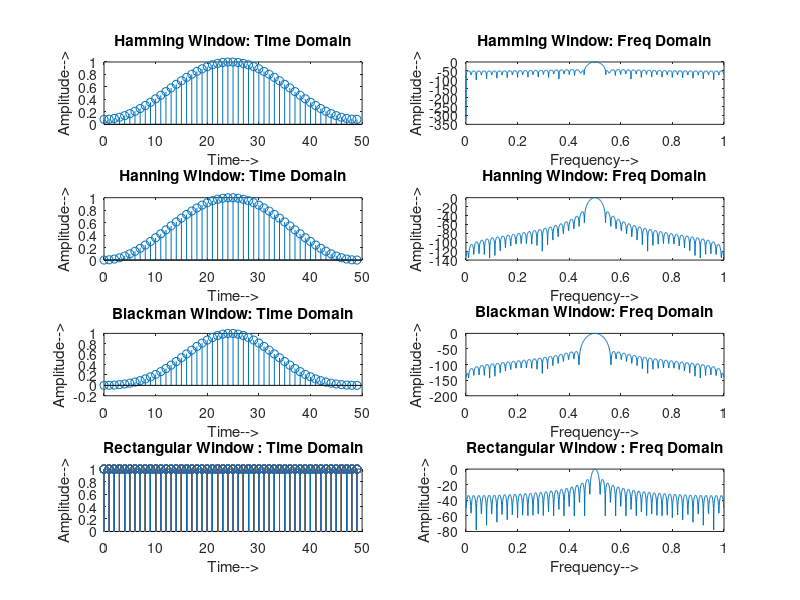

Recreate this plot in MATLAB.
clc;
clear all;
M= 50;
n=0:49;
N=1024;
hm= 0.54-0.46*cos(2*pi*n./(M-1))
subplot(4,2,1)
stem(n,hm)
xlabel('Time-->');
ylabel('Amplitude-->');
title('Hamming Window: Time Domain')

xaxis=0:1/N:(N-1)/N
ffthm= fft(hm,N)
fyaxis= abs(ffthm/max(ffthm))
yaxis= 20.*log10(fyaxis)
subplot(4,2,2)
plot(xaxis,fftshift(yaxis))
xlabel('Frequency-->')
ylabel('Amplitude-->')
title('Hamming Window: Freq Domain')

hn= 0.5*[1- cos((2*pi*n)./(M-1))]
subplot(4,2,3)
stem(n,hn)
xlabel('Time-->');
ylabel('Amplitude-->');
title('Hanning Window: Time Domain')

xaxis=0:1/N:(N-1)/N
ffthn= fft(hn,N)
fyaxis= abs(ffthn/max(ffthn))
yaxis= 20.*log10(fyaxis)
subplot(4,2,4)
plot(xaxis,fftshift(yaxis))
xlabel('Frequency-->')
ylabel('Amplitude-->')
title('Hanning Window: Freq Domain')

bl= 0.42- 0.5*(cos((2*pi*n)./(M-1)))+ 0.08*(cos((4*pi*n)./(M-1)))
subplot(4,2,5)
stem(n,bl)
xlabel('Time-->');
ylabel('Amplitude-->');
title('Blackman Window: Time Domain')

xaxis=0:1/N:(N-1)/N
fftbl= fft(bl,N)
fyaxis= abs(fftbl/max(fftbl))
yaxis= 20.*log10(fyaxis)
subplot(4,2,6)
plot(xaxis,fftshift(yaxis))
xlabel('Frequency-->')
ylabel('Amplitude-->')
title('Blackman Window: Freq Domain')

t=(0:1:M-1);
r=ones(M);
subplot(4,2,7)
stem(t,r)
xlabel('Time-->');
ylabel('Amplitude-->');
title('Rectangular Window : Time Domain')

xaxis=0:1/N:(N-1)/N
fftr = fft(r,N);
fyaxis = abs(fftr/max(fftr));
q=20.*log10(fyaxis);
subplot(4,2,8)
plot(xaxis,fftshift(q));
xlabel('Frequency-->')
ylabel('Amplitude-->')
title('Rectangular Window : Freq Domain')